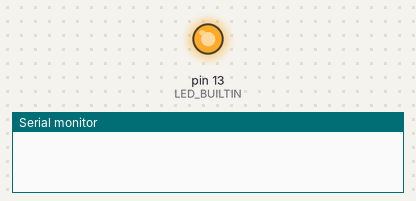
The sketch below on a simulated Arduino Uno, built with avr-gcc and run on an emulated ATmega328P. Parts: output pins drawn as LEDs (lit = HIGH), the last lines printed to the serial monitor.

Above: at 1.5 s.
At 4.5 s:
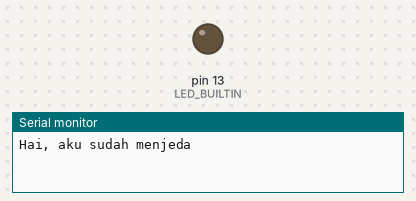
Timing chart, 0 to 7.8 s (numbered marks = the images above):
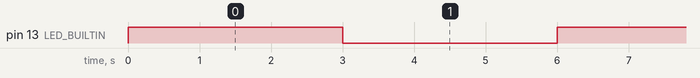

The sketch:

Blink.ino
```cpp
int delays = 3000;

void setup() {
  // put your setup code here, to run once:
  // Serial.begin(9600);
  // Serial.print("Test");
  pinMode(LED_BUILTIN, OUTPUT);
}

void loop() {
  // put your main code here, to run repeatedly:
  Serial.begin(9600);
  analogWrite(LED_BUILTIN, 256);
  delay(delays);
  Serial.println("Hai, aku sudah menjeda");
  analogWrite(LED_BUILTIN, 0);
  delay(delays);
}
```

Measured:
- by itself, pin 13 (LED_BUILTIN): alternates HIGH for 3.0 s and LOW for 3.0 s
